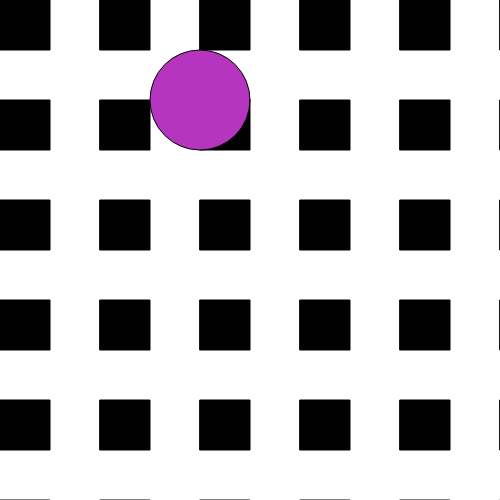
Frame 1 (no input)
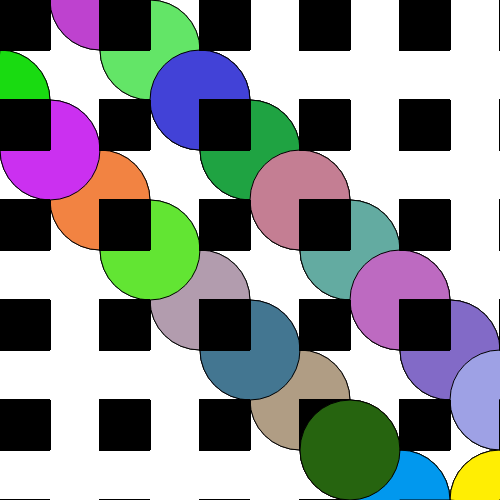
Frame 60 (no input)
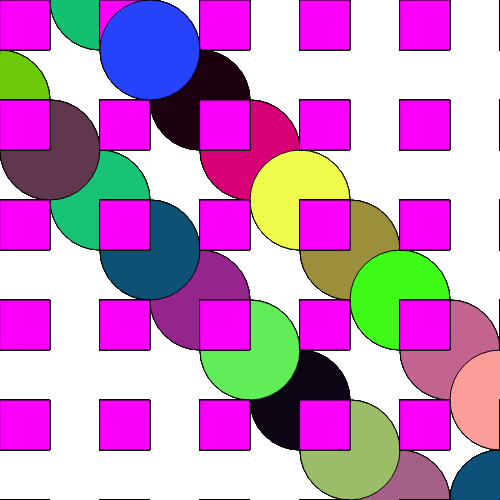
Frame 120 (the mouse pressed at the canvas centre since frame 60)

The p5.js sketch that drew these frames (run headless with seeded random() and noise() and a simulated clock; from frame 60 on, the mouse is pressed at the canvas centre):

// p5.js sketch
// ── sketch.js

/*
pair project 
created by arnel as driver and daniel as typer
may 12 2017

I believe the code was meant to function as a sort of screensaver
.
What i would fix is to make the position of the boxes more aligned toward the 
center by changing the start of the i and j variables

I would also move the background to the draw function as that would cover up the
afterimages of the ball

*/
var rectSize = 50; //size of boxes
var speed = 50; //direction of x
var speed2 = 50;//direction of y
var x = 200; //x of ball start
var y = 100; //y of ball start
function setup() {
 createCanvas(500,500); //canvas
 background('white'); //makes background white
}

function draw() {
  strokeWeight(1); //border size 1
  stroke(0);       //border color black
  
  for(var i = 0; i <= width; i+= 100){//if i is less or equal than the width, increase  100
    for(var j = 0; j <= height; j+= 100){//if j is less or equal than the height, increase by 100
      fill(mouseX, 0, mouseY); // color of the rectangle depends on where the mouse is
      
      rect(i,j,rectSize,rectSize);//the rectangle being made depending on where i and j is as long as it isnt the end of the screen
      
    }
  }
  fill(random(255),random(255),random(255)); //sets the fill of the circle to random
  ellipse(x, y, rectSize*2, rectSize*2); //draw a big circle
  x = x+ speed; //makes the circle move left and right
  y = y+speed2; //makes the circle move up or down
  if(x > width || x < 0){//if circle touches edge of canvas 
    speed = speed *-1; //change direction
  }
  if(y > height || y <0){//if circle touches edge of canvas
    speed2 = speed2 *-1;//change direction
  }
  
}
